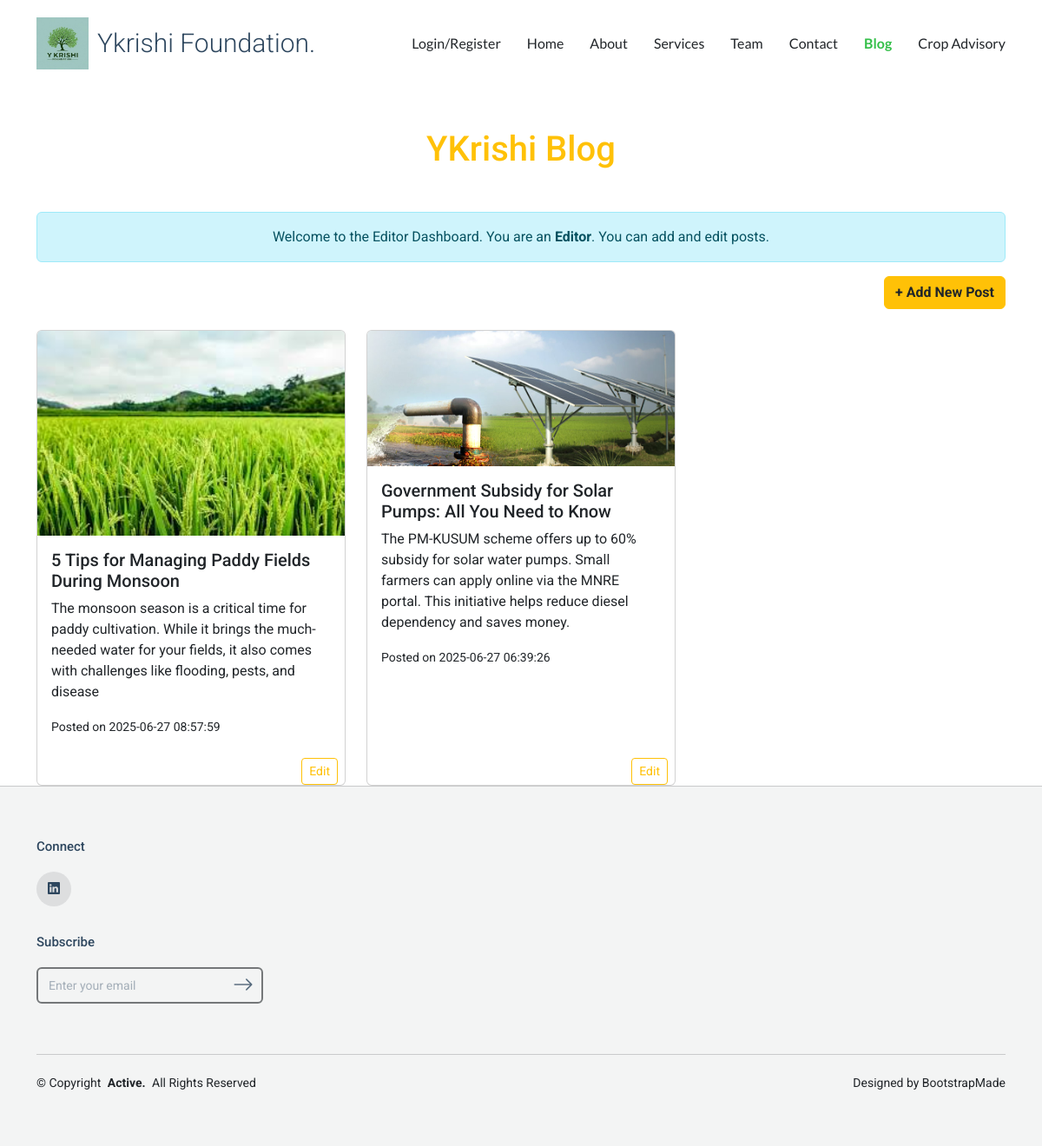
Screenshot of /blog (signed in) with the database file from the repository.
### tables this page shows
CREATE TABLE blog (
    id INTEGER PRIMARY KEY AUTOINCREMENT,
    title TEXT NOT NULL,
    content TEXT NOT NULL,
    image_url TEXT,
    author TEXT,
    created_at TIMESTAMP DEFAULT CURRENT_TIMESTAMP
);

### app.py (the view)
@app.route('/blog')
def blog():
    conn = sqlite3.connect('users.db')
    c = conn.cursor()
    c.execute('SELECT id, title, content, author, image_url, created_at FROM blog ORDER BY created_at DESC')
    posts = [
        {
            'id': row[0],
            'title': row[1],
            'content': row[2],
            'author': row[3],
            'image_url': row[4],
            'created_at': row[5]
        } for row in c.fetchall()
    ]
    conn.close()
    username = session.get('username')
    role = session.get('role')
    can_post = role in ['admin', 'editor'] if role else False
    return render_template('blog.html', posts=posts, username=username, role=role, can_post=can_post)

### templates/blog.html (shortened to what this page needs)
{% extends "base_clean.html" %}
{% block content %}
<div class="container pt-5">
  <h1 class="text-center text-warning mb-5">YKrishi Blog</h1>
  {% if username and role %}
    <div class="alert alert-info text-center">
      {% if role == 'admin' %}
        Welcome to the Admin Dashboard. You are an <strong>Admin</strong>. You can add, edit, and delete posts.
      {% elif role == 'editor' %}
        Welcome to the Editor Dashboard. You are an <strong>Editor</strong>. You can add and edit posts.
      {% elif role == 'viewer' %}
        Welcome to the viewer Dashboard. You are a <strong>Viewer</strong>. You can only view posts.
      {% endif %}
    </div>
  {% endif %}
  {% if username and role in ['admin', 'editor'] %}
    <div class="text-end mb-4">
      <a href="{{ url_for('add_post') }}" class="btn btn-warning text-dark fw-bold">+ Add New Post</a>
    </div>
  {% endif %}
  <div class="row g-4">
    {% for blog in posts %}
    <div class="col-md-6 col-lg-4">
      <div class="card h-100">
        {% if blog['image_url'] %}
          <img src="{{ blog['image_url'] }}"
               alt="Blog image"
               class="card-img-top"
               onerror="this.onerror=null; this.src='/static/img/placeholder.jpg';">
        {% endif %}
        <div class="card-body">
          <h5 class="card-title">{{ blog['title'] }}</h5>
          <p class="card-text">
            {{ blog['content'][:300] }}{% if blog['content']|length > 300 %}...{% endif %}
          </p>
          <small>Posted on {{ blog['created_at'] }}</small>
        </div>
        {% if role in ['admin', 'editor'] %}
        <div class="text-end mt-2">
          <a href="{{ url_for('edit_post', post_id=blog['id']) }}" class="btn btn-sm btn-outline-warning me-2">Edit</a>
        </div>
        {% endif %}
      </div>
    </div>
    {% else %}
      <p>No blog posts found.</p>
    {% endfor %}
  </div>
</div>
{% endblock %}

### static/css/main.css (style rules this page uses)
:root { --default-font: "Roboto", system-ui, -apple-system, "Segoe UI", Roboto, "Helvetica Neue", Arial, "Noto Sans", "Liberation Sans", sans-serif, "Apple Color Emoji", "Segoe UI Emoji", "Segoe UI Symbol", "Noto Color Emoji"; --heading-font: "Roboto", sans-serif; --nav-font: "Lato", sans-serif; }
:root { --background-color: #ffffff; --default-color: #212529; --heading-color: #2d465e; --accent-color: #34bf49; --surface-color: #ffffff; --contrast-color: #ffffff; }
:root { --nav-color: #212529; --nav-hover-color: #34bf49; --nav-mobile-background-color: #ffffff; --nav-dropdown-background-color: #ffffff; --nav-dropdown-color: #212529; --nav-dropdown-hover-color: #34bf49; }
:root { scroll-behavior: smooth; }
body { color: var(--default-color); background-color: var(--background-color); font-family: var(--default-font); }
a { color: var(--accent-color); text-decoration: none; transition: 0.3s; }
h1, h2, h3, h4, h5, h6 { color: var(--heading-color); font-family: var(--heading-font); }
body { background: url('/static/css/img/bg1.png') no-repeat center center fixed; background-size: cover; }

### rows the page displays
blog: image_url (picture), title "5 Tips for Managing Paddy Fields During Monsoon", content "The monsoon season is a critical time for paddy cultivation. While it brings the much-needed water for your fields, it also comes with challenges like flooding, pests, and disease", created_at "2025-06-27 08:57:59"
blog: image_url (picture), title "Government Subsidy for Solar Pumps: All You Need to Know", content "The PM-KUSUM scheme offers up to 60% subsidy for solar water pumps. Small farmers can apply online via the MNRE portal. This initiative helps reduce diesel dependency and saves money.", created_at "2025-06-27 06:39:26"
